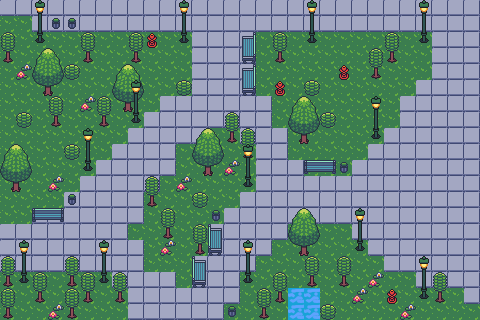

Below is a game level as drawn by its tile map, then a one-line description and the .tmx file that defines it, in full:
An orthogonal 30x20 tile map with 16x16 px tiles, 4 tile layers (Floor, Collider, Sky 1, Sky2), 2 tilesets.

<map version="1.9" tiledversion="1.9.0" orientation="orthogonal" renderorder="right-down" width="30" height="20" tilewidth="16" tileheight="16" infinite="0" nextlayerid="7" nextobjectid="7">
 <tileset firstgid="1" source="Outdoors.tsx" />
 <tileset firstgid="842" source="Test-Animation.tsx" />
 <layer id="1" name="Floor" width="30" height="20" locked="1">
  <data encoding="csv">
82,82,82,82,82,82,82,82,82,82,82,82,82,82,82,82,82,82,82,82,82,82,82,82,82,82,82,82,82,82,
270,270,82,82,82,82,82,82,82,82,82,82,82,82,82,82,82,82,82,82,82,82,82,82,82,82,82,82,82,82,
270,270,270,270,270,270,270,270,270,270,270,270,82,82,82,82,270,270,270,270,270,270,270,270,270,270,270,82,82,82,
270,270,270,270,270,270,270,270,270,270,270,270,82,82,82,82,270,270,270,270,270,270,270,270,270,270,270,82,82,82,
270,270,270,270,270,270,270,270,270,270,270,270,82,82,82,82,270,270,270,270,270,270,270,270,270,270,270,82,82,82,
270,270,270,270,270,270,270,270,270,270,270,270,82,82,82,82,270,270,270,270,270,270,270,270,270,270,82,82,82,82,
270,270,270,270,270,270,270,270,270,270,82,82,82,82,82,82,82,270,270,270,270,270,270,270,270,82,82,82,82,82,
270,270,270,270,270,270,270,270,270,82,82,82,82,82,82,82,82,270,270,270,270,270,270,270,270,82,82,82,82,82,
270,270,270,270,270,270,270,270,82,82,82,82,82,270,270,82,82,82,270,270,270,270,270,270,82,82,82,82,82,82,
270,270,270,270,270,270,270,82,82,82,82,270,270,270,270,270,82,82,270,270,270,270,270,82,82,82,82,82,82,82,
270,270,270,270,270,270,82,82,82,82,82,270,270,270,270,270,82,82,82,270,270,270,82,82,82,82,82,82,82,82,
270,270,270,270,270,82,82,82,82,82,270,270,270,270,270,270,82,82,82,82,82,82,82,82,82,82,82,82,82,82,
270,270,270,270,82,82,82,82,82,270,270,270,270,270,270,82,82,82,82,82,82,82,82,82,82,82,82,82,82,82,
270,270,82,82,82,82,82,82,82,270,270,270,270,270,82,82,82,82,82,82,82,82,82,82,82,82,82,82,82,82,
82,82,82,82,82,82,82,82,270,270,270,270,270,82,82,82,82,82,270,270,270,270,82,82,82,82,82,82,82,82,
82,82,82,82,82,82,82,82,82,270,270,270,270,82,82,82,82,270,270,270,270,270,270,82,82,82,82,82,82,82,
82,82,82,82,82,82,82,82,82,270,270,270,82,82,82,82,270,270,270,270,270,270,270,270,82,82,82,82,82,82,
270,270,270,270,270,270,270,82,82,82,82,270,82,82,82,270,270,270,270,270,270,270,270,270,270,270,82,82,82,82,
270,270,270,270,270,270,270,270,82,82,82,82,82,82,82,270,270,270,270,270,270,270,270,270,270,270,270,270,270,82,
270,270,270,270,270,270,270,270,82,82,82,82,82,82,270,270,270,270,270,270,270,270,270,270,270,270,270,270,270,270
</data>
 </layer>
 <layer id="2" name="Collider" width="30" height="20">
  <data encoding="csv">
0,0,0,0,0,0,0,0,0,0,0,0,0,0,0,0,0,0,0,0,0,0,0,0,0,0,0,0,0,0,
0,0,0,195,195,0,0,0,0,0,0,0,0,0,0,0,0,0,0,0,0,0,0,0,0,0,0,0,0,0,
0,0,404,0,0,0,0,0,0,273,0,404,0,0,0,170,0,0,0,404,0,0,0,0,0,0,404,0,0,0,
300,0,0,0,0,300,0,0,300,0,0,0,0,0,0,199,0,300,0,0,0,0,0,0,300,0,0,0,0,0,
0,301,0,0,272,0,0,0,0,0,0,0,0,0,0,170,0,0,0,0,0,273,0,300,0,0,0,0,0,0,
0,0,502,503,0,0,0,0,0,0,0,272,0,0,0,199,0,273,0,272,0,0,0,0,0,0,0,0,0,0,
0,0,0,0,0,301,0,502,503,0,0,0,0,0,0,0,0,0,0,0,0,0,0,0,0,0,0,0,0,0,
0,272,0,300,0,0,300,0,404,0,0,0,0,0,0,0,0,0,0,0,272,0,0,0,0,0,0,0,0,0,
0,0,0,0,0,0,0,0,0,0,0,0,0,0,300,0,0,0,502,503,0,0,0,404,0,0,0,0,0,0,
0,0,0,0,272,0,0,0,0,0,0,0,0,0,0,300,0,0,0,0,0,0,0,0,0,0,0,0,0,0,
0,0,0,0,0,404,0,0,0,0,0,0,502,503,301,0,0,0,0,167,168,195,0,0,0,0,0,0,0,0,
502,503,0,301,0,0,0,0,0,0,0,301,0,0,0,404,0,0,0,0,0,0,0,0,0,0,0,0,0,0,
0,0,0,0,195,0,0,0,0,300,0,0,272,0,0,0,0,0,0,0,0,0,0,0,0,0,0,0,0,0,
0,0,167,168,0,0,0,0,0,0,0,0,0,195,0,0,0,0,0,0,0,0,0,0,0,0,0,0,0,0,
0,0,0,0,0,0,0,0,0,0,300,0,0,169,0,0,0,0,0,0,0,0,0,0,0,0,0,0,0,0,
0,0,0,0,0,0,0,0,0,0,301,0,300,198,0,0,0,0,502,503,0,0,404,0,0,0,0,0,0,0,
0,0,0,0,0,0,0,0,0,0,0,0,169,0,0,0,0,0,0,0,0,0,0,0,0,0,0,0,0,0,
300,404,0,0,300,0,404,0,0,0,0,0,198,0,0,404,0,0,0,300,0,300,0,301,0,0,0,0,0,0,
0,0,300,0,0,300,0,300,0,0,0,0,0,0,0,0,0,300,842,842,0,0,301,0,273,0,404,300,0,0,
300,0,0,301,300,0,0,0,0,0,0,0,0,0,195,0,300,0,842,842,272,0,0,0,0,301,0,0,0,0
</data>
 </layer>
 <layer id="3" name="Sky 1" width="30" height="20">
  <data encoding="csv">
0,0,0,0,0,0,0,0,0,0,0,0,0,0,0,0,0,0,0,0,0,0,0,0,0,0,0,0,0,0,
0,0,375,0,0,0,0,0,0,0,0,375,0,0,0,0,0,0,0,375,0,0,0,0,0,0,375,0,0,0,
271,0,0,0,0,271,0,0,271,0,0,0,0,0,0,0,0,271,0,0,0,0,0,0,271,0,0,0,0,0,
0,0,0,0,0,0,0,0,0,0,0,0,0,0,0,0,0,0,0,0,0,0,0,271,0,0,0,0,0,0,
0,0,473,474,0,0,0,0,0,0,0,0,0,0,0,0,0,0,0,0,0,0,0,0,0,0,0,0,0,0,
0,0,0,0,0,0,0,473,474,0,0,0,0,0,0,0,0,0,0,0,0,0,0,0,0,0,0,0,0,0,
0,0,0,271,0,0,271,0,375,0,0,0,0,0,0,0,0,0,0,0,0,0,0,0,0,0,0,0,0,0,
0,0,0,0,0,0,0,0,0,0,0,0,0,0,271,0,0,0,473,474,0,0,0,375,0,0,0,0,0,0,
0,0,0,0,0,0,0,0,0,0,0,0,0,0,0,271,0,0,0,0,0,0,0,0,0,0,0,0,0,0,
0,0,0,0,0,375,0,0,0,0,0,0,473,474,0,0,0,0,0,0,0,0,0,0,0,0,0,0,0,0,
473,474,0,0,0,0,0,0,0,0,0,0,0,0,0,375,0,0,0,0,0,0,0,0,0,0,0,0,0,0,
0,0,0,0,0,0,0,0,0,271,0,0,0,0,0,0,0,0,0,0,0,0,0,0,0,0,0,0,0,0,
0,0,0,0,0,0,0,0,0,0,0,0,0,0,0,0,0,0,0,0,0,0,0,0,0,0,0,0,0,0,
0,0,0,0,0,0,0,0,0,0,271,0,0,0,0,0,0,0,0,0,0,0,0,0,0,0,0,0,0,0,
0,0,0,0,0,0,0,0,0,0,0,0,271,0,0,0,0,0,473,474,0,0,375,0,0,0,0,0,0,0,
0,0,0,0,0,0,0,0,0,0,0,0,0,0,0,0,0,0,0,0,0,0,0,0,0,0,0,0,0,0,
271,375,0,0,271,0,375,0,0,0,0,0,0,0,0,375,0,0,0,271,0,271,0,0,0,0,0,0,0,0,
0,0,271,0,0,271,0,271,0,0,0,0,0,0,0,0,0,271,0,0,0,0,0,0,0,0,375,271,0,0,
271,0,0,0,271,0,0,0,0,0,0,0,0,0,0,0,271,0,0,0,0,0,0,0,0,0,0,0,0,0,
0,0,0,0,0,0,0,0,0,0,0,0,0,0,0,0,0,0,0,0,0,0,0,0,0,0,0,0,0,0
</data>
 </layer>
 <layer id="6" name="Sky2" width="30" height="20">
  <data encoding="csv">
0,0,346,0,0,0,0,0,0,0,0,346,0,0,0,0,0,0,0,346,0,0,0,0,0,0,346,0,0,0,
0,0,0,0,0,0,0,0,0,0,0,0,0,0,0,0,0,0,0,0,0,0,0,0,0,0,0,0,0,0,
0,0,0,0,0,0,0,0,0,0,0,0,0,0,0,0,0,0,0,0,0,0,0,0,0,0,0,0,0,0,
0,0,444,445,0,0,0,0,0,0,0,0,0,0,0,0,0,0,0,0,0,0,0,0,0,0,0,0,0,0,
0,0,0,0,0,0,0,444,445,0,0,0,0,0,0,0,0,0,0,0,0,0,0,0,0,0,0,0,0,0,
0,0,0,0,0,0,0,0,346,0,0,0,0,0,0,0,0,0,0,0,0,0,0,0,0,0,0,0,0,0,
0,0,0,0,0,0,0,0,0,0,0,0,0,0,0,0,0,0,444,445,0,0,0,346,0,0,0,0,0,0,
0,0,0,0,0,0,0,0,0,0,0,0,0,0,0,0,0,0,0,0,0,0,0,0,0,0,0,0,0,0,
0,0,0,0,0,346,0,0,0,0,0,0,444,445,0,0,0,0,0,0,0,0,0,0,0,0,0,0,0,0,
444,445,0,0,0,0,0,0,0,0,0,0,0,0,0,346,0,0,0,0,0,0,0,0,0,0,0,0,0,0,
0,0,0,0,0,0,0,0,0,0,0,0,0,0,0,0,0,0,0,0,0,0,0,0,0,0,0,0,0,0,
0,0,0,0,0,0,0,0,0,0,0,0,0,0,0,0,0,0,0,0,0,0,0,0,0,0,0,0,0,0,
0,0,0,0,0,0,0,0,0,0,0,0,0,0,0,0,0,0,0,0,0,0,0,0,0,0,0,0,0,0,
0,0,0,0,0,0,0,0,0,0,0,0,0,0,0,0,0,0,444,445,0,0,346,0,0,0,0,0,0,0,
0,0,0,0,0,0,0,0,0,0,0,0,0,0,0,0,0,0,0,0,0,0,0,0,0,0,0,0,0,0,
0,346,0,0,0,0,346,0,0,0,0,0,0,0,0,346,0,0,0,0,0,0,0,0,0,0,0,0,0,0,
0,0,0,0,0,0,0,0,0,0,0,0,0,0,0,0,0,0,0,0,0,0,0,0,0,0,346,0,0,0,
0,0,0,0,0,0,0,0,0,0,0,0,0,0,0,0,0,0,0,0,0,0,0,0,0,0,0,0,0,0,
0,0,0,0,0,0,0,0,0,0,0,0,0,0,0,0,0,0,0,0,0,0,0,0,0,0,0,0,0,0,
0,0,0,0,0,0,0,0,0,0,0,0,0,0,0,0,0,0,0,0,0,0,0,0,0,0,0,0,0,0
</data>
 </layer>
</map>
